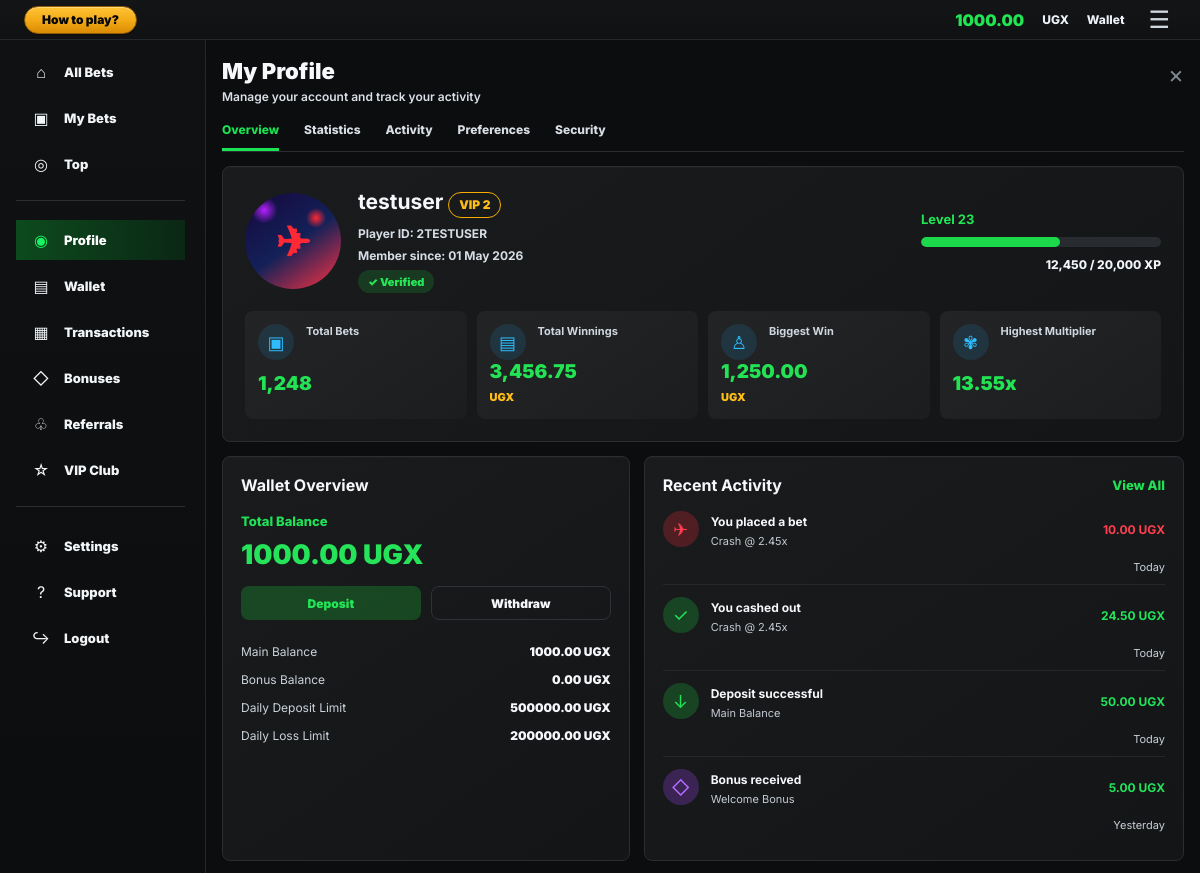
The page /profile/ (signed in, upper part) on the database as committed earlier.
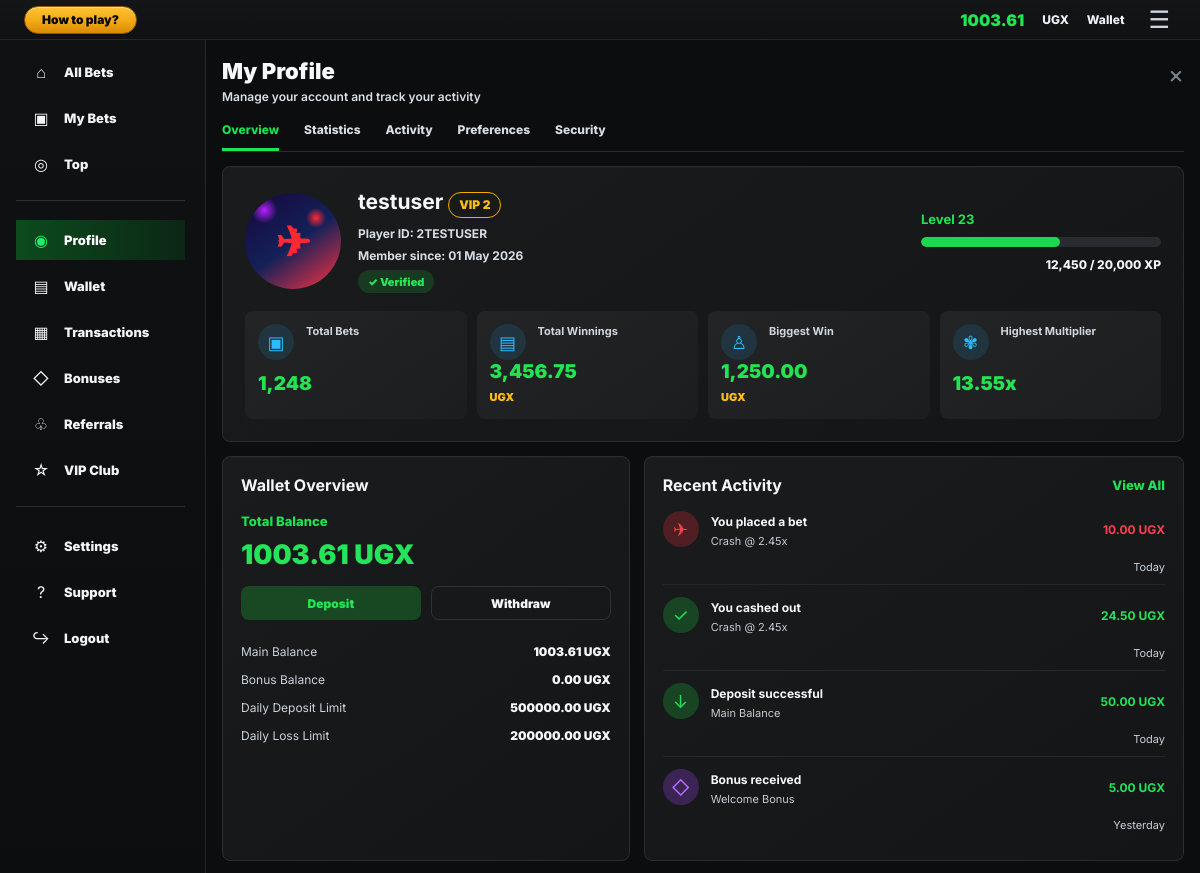
The same page on the database as committed later.
### core/models.py (models this page shows, shortened)
class Profile(models.Model):
    KYC_STATUS_CHOICES = [
        ('none', 'Not Started'),
        ('tier_1', 'Tier 1 - Phone Verified'),
        ('tier_2', 'Tier 2 - Basic KYC'),
        ('tier_3', 'Tier 3 - Full KYC'),
        ('rejected', 'Rejected'),
    ]
    user = models.OneToOneField(User, on_delete=models.CASCADE)
    balance = models.DecimalField(max_digits=12, decimal_places=2, default=1000)
    currency = models.CharField(max_length=3, default='UGX')
    phone_number = models.CharField(max_length=20, blank=True)
    kyc_status = models.CharField(max_length=12, choices=KYC_STATUS_CHOICES, default='none')
    daily_deposit_limit = models.DecimalField(max_digits=12, decimal_places=2, default=500000)
    daily_loss_limit = models.DecimalField(max_digits=12, decimal_places=2, default=200000)
    self_excluded_until = models.DateTimeField(null=True, blank=True)
    created_at = models.DateTimeField(auto_now_add=True)

### core/views.py (the view)
# urls.py: path('profile/', views.profile_view, name='profile'),
@login_required
def profile_view(request):
    profile = get_object_or_404(Profile, user=request.user)
    kyc_form = KYCSubmissionForm()
    exclusion_form = SelfExclusionForm()
    if request.method == 'POST':
        action = request.POST.get('action')
        if action == 'compliance':
            form = ProfileComplianceForm(request.POST)
            if form.is_valid():
                profile.phone_number = form.cleaned_data['phone_number']
                profile.daily_deposit_limit = form.cleaned_data['daily_deposit_limit']
                profile.daily_loss_limit = form.cleaned_data['daily_loss_limit']
                if profile.phone_number and profile.kyc_status == 'none':
                    profile.kyc_status = 'tier_1'
                profile.save(update_fields=['phone_number', 'daily_deposit_limit', 'daily_loss_limit', 'kyc_status'])
                messages.success(request, 'Compliance preferences updated.')
                return redirect('profile')
        elif action == 'kyc':
            form = ProfileComplianceForm(initial={
                'phone_number': profile.phone_number,
                'daily_deposit_limit': profile.daily_deposit_limit,
                'daily_loss_limit': profile.daily_loss_limit,
            })
            kyc_form = KYCSubmissionForm(request.POST)
            if kyc_form.is_valid():
                submission = kyc_form.save(commit=False)
                submission.user = request.user
                submission.save()
                log_audit(request.user, 'kyc_submit', 'Submitted KYC information', request, {'submission_id': submission.id})
                messages.success(request, 'KYC submission received for operator review.')
                return redirect('profile')
        elif action == 'self_exclude':
            form = ProfileComplianceForm(initial={
                'phone_number': profile.phone_number,
                'daily_deposit_limit': profile.daily_deposit_limit,
                'daily_loss_limit': profile.daily_loss_limit,
            })
            exclusion_form = SelfExclusionForm(request.POST)
            if exclusion_form.is_valid():
                duration = exclusion_form.cleaned_data['duration']
                permanent = duration == 'permanent'
                ends_at = None if permanent else timezone.now() + timedelta(hours=int(duration))
                exclusion = SelfExclusion.objects.create(
                    user=request.user,
                    ends_at=ends_at,
                    permanent=permanent,
                    reason=exclusion_form.cleaned_data['reason'],
                )
                profile.self_excluded_until = None if permanent else ends_at
                profile.save(update_fields=['self_excluded_until'])
                log_audit(request.user, 'self_exclude', 'Created self-exclusion', request, {'exclusion_id': exclusion.id, 'permanent': permanent})
                messages.warning(request, 'Self-exclusion is now active.')
                return redirect('profile')
        else:
            form = ProfileComplianceForm()
    else:
        form = ProfileComplianceForm(initial={
            'phone_number': profile.phone_number,
            'daily_deposit_limit': profile.daily_deposit_limit,
            'daily_loss_limit': profile.daily_loss_limit,
        })
    kyc_submissions = KYCSubmission.objects.filter(user=request.user)[:5]
    exclusions = SelfExclusion.objects.filter(user=request.user)[:5]
    return render(request, 'core/profile.html', {
        'profile': profile,
        'form': form,
        'kyc_form': kyc_form,
        'exclusion_form': exclusion_form,
        'kyc_submissions': kyc_submissions,
        'exclusions': exclusions,
    })

### core/templates/core/profile.html (shortened to what the changed rows need)
{% extends 'core/base.html' %}
{% block content %}
<section class="account-page account-profile-page">
    <div class="account-workspace">
        <header class="account-topbar">
            <div>
                <strong>{{ profile.balance|floatformat:2 }}</strong>
                <span>{{ profile.currency }}</span>
                <a href="{% url 'wallet' %}">Wallet</a>
                <button type="button" aria-label="Menu">☰</button>
            </div>
        </header>
        <main class="account-main">
            <section class="account-content">
                <div class="account-title-row">
                    <div>
                        <h1>My Profile</h1>
                    </div>
                </div>
                <section id="overview" class="account-hero-card">
                    <div class="wallet-identity">
                        <div>
                            <h2>{{ request.user.username|default:'AviatorMaster' }} <em>VIP 2</em></h2>
                        </div>
                    </div>
                    <div class="account-stat-row">
                        <article><span>▤</span><small>Total Winnings</small><strong>3,456.75 <em>{{ profile.currency }}</em></strong></article>
                        <article><span>♙</span><small>Biggest Win</small><strong>1,250.00 <em>{{ profile.currency }}</em></strong></article>
                    </div>
                </section>
                <div class="account-grid-2">
                    <section class="account-card wallet-actions-card">
                        <div class="section-heading">
                            <h2>Wallet Overview</h2>
                        </div>
                        <span>Total Balance</span>
                        <strong class="wallet-balance-large">{{ profile.balance|floatformat:2 }} {{ profile.currency }}</strong>
                        <div class="wallet-action-tabs">
                            <a href="{% url 'wallet' %}#deposit-form">Deposit</a>
                            <a href="{% url 'wallet' %}#withdraw-form">Withdraw</a>
                        </div>
                        <dl class="wallet-metrics">
                            <div><dt>Main Balance</dt><dd>{{ profile.balance|floatformat:2 }} {{ profile.currency }}</dd></div>
                            <div><dt>Bonus Balance</dt><dd>0.00 {{ profile.currency }}</dd></div>
                            <div><dt>Daily Deposit Limit</dt><dd>{{ profile.daily_deposit_limit|floatformat:2 }} {{ profile.currency }}</dd></div>
                            <div><dt>Daily Loss Limit</dt><dd>{{ profile.daily_loss_limit|floatformat:2 }} {{ profile.currency }}</dd></div>
                        </dl>
                    </section>
                    <section id="activity" class="account-card account-activity-card">
                        <div class="section-heading">
                            <h2>Recent Activity</h2>
                        </div>
                        <ul class="account-activity-list">
                            <li><span class="activity-icon negative">✈</span><div><strong>You placed a bet</strong><small>Crash @ 2.45x</small></div><b class="negative">10.00 {{ profile.currency }}</b><time>Today</time></li>
                            <li><span class="activity-icon positive">✓</span><div><strong>You cashed out</strong><small>Crash @ 2.45x</small></div><b class="positive">24.50 {{ profile.currency }}</b><time>Today</time></li>
                            <li><span class="activity-icon positive">↓</span><div><strong>Deposit successful</strong><small>Main Balance</small></div><b class="positive">50.00 {{ profile.currency }}</b><time>Today</time></li>
                            <li><span class="activity-icon gift">◇</span><div><strong>Bonus received</strong><small>Welcome Bonus</small></div><b class="positive">5.00 {{ profile.currency }}</b><time>Yesterday</time></li>
                        </ul>
                    </section>
                </div>
            </section>
        </main>
    </div>
</section>
{% endblock %}

Rows that differ between the two databases and show on the page:
changed Profile "UGX": balance "1000.00" → "1003.61"
